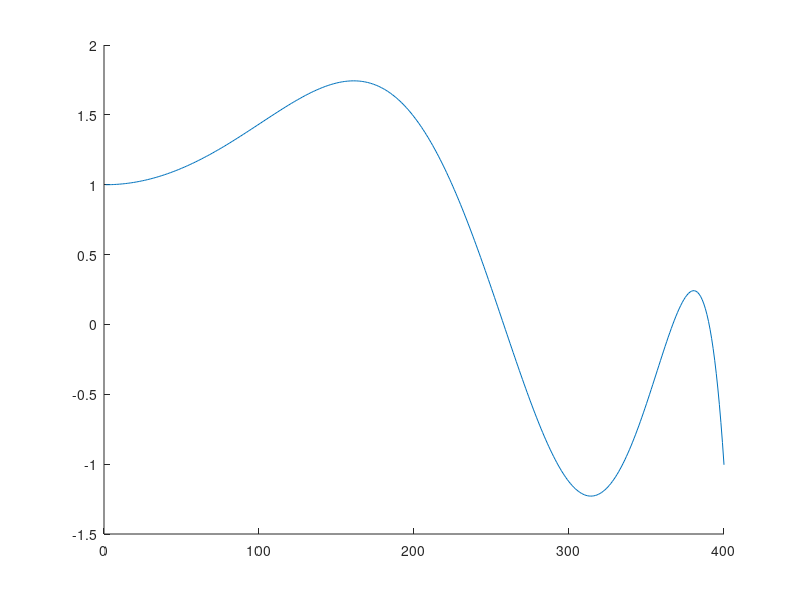
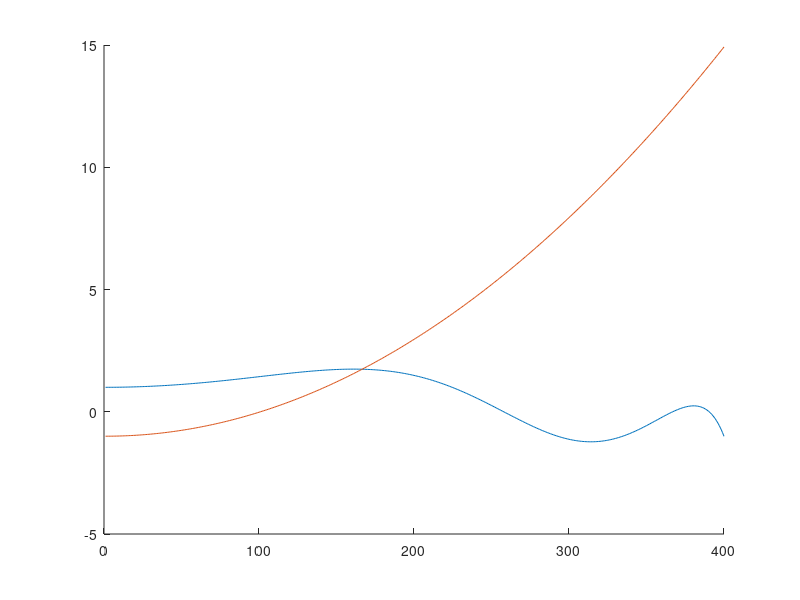

Write MATLAB code to recreate these figures, in order.
A = 1;
B = 0;
C = -1;
a = zeros(30, 1);

a(1) = 0; # a_{-2}
a(2) = 0; # a_{-1}
a(3) = 1; # a_0
a(4) = 0; # a_1

a0 = a(3);
a1 = a(4);

for k = (2:28)
    akminus2 = a(k + 1);
    akminus3 = a(k);
    akminus4 = a(k - 1);
    ak = -1 / (k * (k-1))  * (A * akminus4 + B * akminus3 + C * akminus2);
    a(k + 3) = ak;
endfor

save ak.dat a

xmax = 10;
scale = 100;
maxplot = 4;

limit = round(maxplot * scale);

y = zeros(scale * xmax, 1);
p = zeros(scale * xmax, 1);
for x = (0:1 / scale:xmax)
    point = a0 + a1 * x;
    summe = 0;
    for k = (2:30)
        akminus2 = a(k + 1);
        akminus3 = a(k);
        akminus4 = a(k - 1);
        point -= 1 / (k * (k - 1)) * (A * akminus4 + B * akminus3 + C * akminus2) * x.^k;
    endfor
    p(round(x * scale) + 1) = A * x^2 + B * x + C;
    y(round(x * scale) + 1) = point;
endfor

save y.dat y

y = y(1:limit);
p = p(1:limit);

set (0, "defaultaxesfontname", "Helvetica") % this is the line to add BEFORE plotting
hold on;
plot(y);
print -djpg welle.jpg;

plot(p);
print -djpg parabel.jpg;